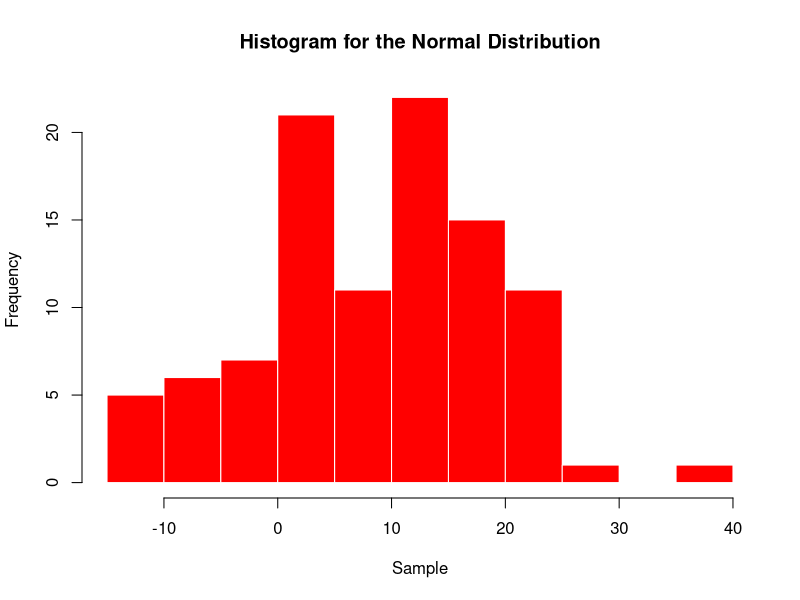
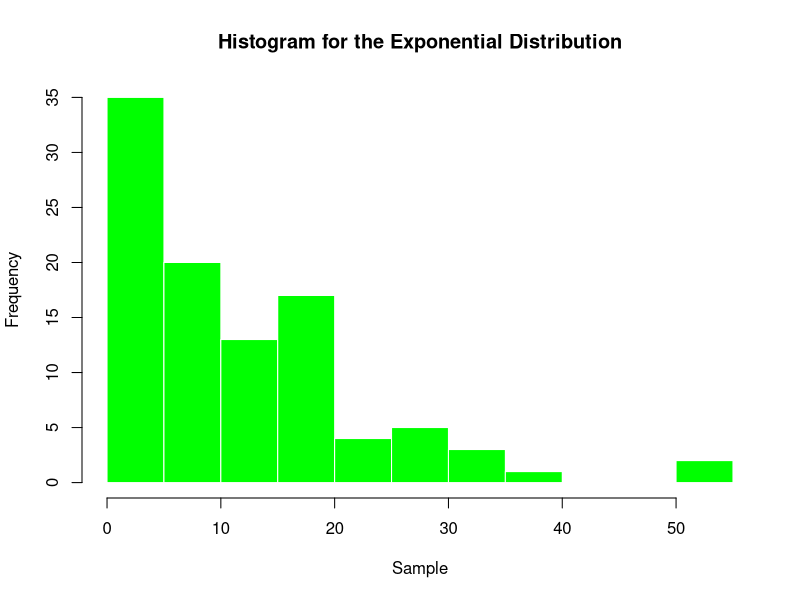
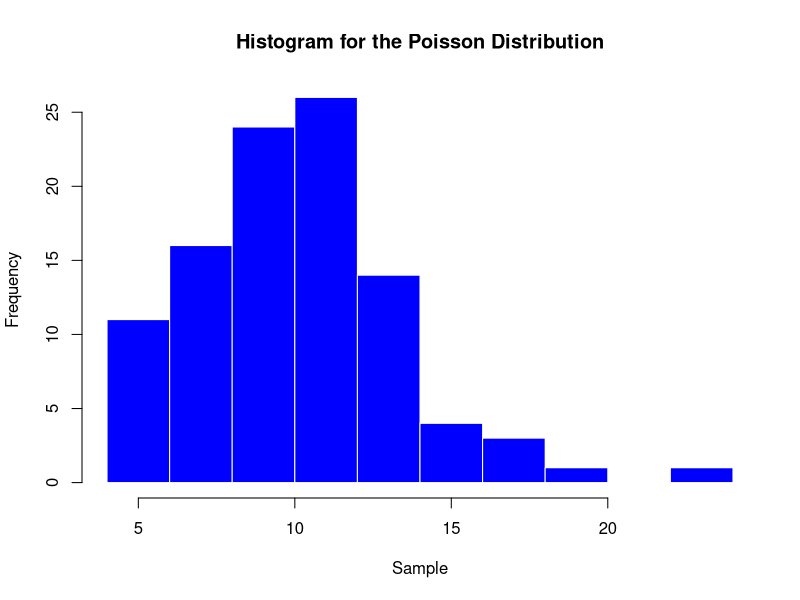

The R source for these figures, in order:
## ---- chunk 1

SampleT<-rnorm(100,mean=10,sd=10)
hist(SampleT,main="Histogram for the Normal Distribution",
           col="red",border="white",xlab="Sample" )
## ---- chunk 2
    SampleT<-rexp(100,1/10)
     hist(SampleT,main="Histogram for the Exponential Distribution",
           col="green",border="white",xlab="Sample" )
## ---- chunk 3
     SampleT<- rpois(100,10)

hist(SampleT,main="Histogram for the Poisson Distribution",
           col="blue",border="white",xlab="Sample" )
